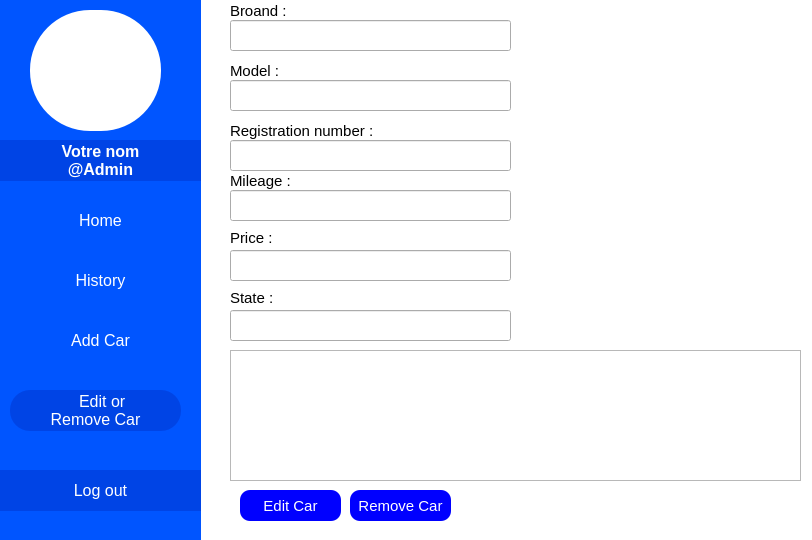
<?xml version="1.0" encoding="UTF-8"?>
<ui version="4.0">
 <class>transaction</class>
 <widget class="QWidget" name="transaction">
  <property name="geometry">
   <rect>
    <x>0</x>
    <y>0</y>
    <width>812</width>
    <height>540</height>
   </rect>
  </property>
  <property name="windowTitle">
   <string>Form</string>
  </property>
  <widget class="QLabel" name="label_6">
   <property name="geometry">
    <rect>
     <x>230</x>
     <y>120</y>
     <width>171</width>
     <height>21</height>
    </rect>
   </property>
   <property name="font">
    <font>
     <pointsize>11</pointsize>
     <weight>50</weight>
     <bold>false</bold>
    </font>
   </property>
   <property name="text">
    <string>Registration number :</string>
   </property>
  </widget>
  <widget class="QLineEdit" name="marque">
   <property name="geometry">
    <rect>
     <x>230</x>
     <y>20</y>
     <width>281</width>
     <height>31</height>
    </rect>
   </property>
   <property name="text">
    <string/>
   </property>
  </widget>
  <widget class="QLabel" name="label_4">
   <property name="geometry">
    <rect>
     <x>230</x>
     <y>60</y>
     <width>71</width>
     <height>21</height>
    </rect>
   </property>
   <property name="font">
    <font>
     <pointsize>11</pointsize>
     <weight>50</weight>
     <bold>false</bold>
    </font>
   </property>
   <property name="text">
    <string>Model :</string>
   </property>
  </widget>
  <widget class="QLineEdit" name="model">
   <property name="geometry">
    <rect>
     <x>230</x>
     <y>80</y>
     <width>281</width>
     <height>31</height>
    </rect>
   </property>
  </widget>
  <widget class="QLabel" name="label_3">
   <property name="geometry">
    <rect>
     <x>230</x>
     <y>0</y>
     <width>71</width>
     <height>21</height>
    </rect>
   </property>
   <property name="font">
    <font>
     <pointsize>11</pointsize>
     <weight>50</weight>
     <bold>false</bold>
    </font>
   </property>
   <property name="text">
    <string>Broand :</string>
   </property>
  </widget>
  <widget class="QLineEdit" name="price">
   <property name="geometry">
    <rect>
     <x>230</x>
     <y>250</y>
     <width>281</width>
     <height>31</height>
    </rect>
   </property>
  </widget>
  <widget class="QLineEdit" name="matricule">
   <property name="geometry">
    <rect>
     <x>230</x>
     <y>140</y>
     <width>281</width>
     <height>31</height>
    </rect>
   </property>
  </widget>
  <widget class="QPushButton" name="addb">
   <property name="geometry">
    <rect>
     <x>240</x>
     <y>490</y>
     <width>101</width>
     <height>31</height>
    </rect>
   </property>
   <property name="font">
    <font>
     <pointsize>11</pointsize>
    </font>
   </property>
   <property name="styleSheet">
    <string notr="true">background-color: blue;
border-radius: 10px;
color: white;
box-shadow:6px 6px 6px 6px black inset;</string>
   </property>
   <property name="text">
    <string>Edit Car</string>
   </property>
  </widget>
  <widget class="QLineEdit" name="kilo">
   <property name="geometry">
    <rect>
     <x>230</x>
     <y>190</y>
     <width>281</width>
     <height>31</height>
    </rect>
   </property>
  </widget>
  <widget class="QLabel" name="label_5">
   <property name="geometry">
    <rect>
     <x>230</x>
     <y>170</y>
     <width>71</width>
     <height>21</height>
    </rect>
   </property>
   <property name="font">
    <font>
     <pointsize>11</pointsize>
     <weight>50</weight>
     <bold>false</bold>
    </font>
   </property>
   <property name="text">
    <string>Mileage :</string>
   </property>
  </widget>
  <widget class="QLabel" name="label_7">
   <property name="geometry">
    <rect>
     <x>230</x>
     <y>230</y>
     <width>71</width>
     <height>16</height>
    </rect>
   </property>
   <property name="font">
    <font>
     <pointsize>11</pointsize>
     <weight>50</weight>
     <bold>false</bold>
    </font>
   </property>
   <property name="text">
    <string>Price :</string>
   </property>
  </widget>
  <widget class="QPushButton" name="addb_2">
   <property name="geometry">
    <rect>
     <x>350</x>
     <y>490</y>
     <width>101</width>
     <height>31</height>
    </rect>
   </property>
   <property name="font">
    <font>
     <pointsize>11</pointsize>
    </font>
   </property>
   <property name="styleSheet">
    <string notr="true">background-color: blue;
border-radius: 10px;
color: white;
box-shadow:6px 6px 6px 6px black inset;</string>
   </property>
   <property name="text">
    <string>Remove Car</string>
   </property>
  </widget>
  <widget class="QLineEdit" name="state">
   <property name="geometry">
    <rect>
     <x>230</x>
     <y>310</y>
     <width>281</width>
     <height>31</height>
    </rect>
   </property>
  </widget>
  <widget class="QLabel" name="label_8">
   <property name="geometry">
    <rect>
     <x>230</x>
     <y>290</y>
     <width>71</width>
     <height>16</height>
    </rect>
   </property>
   <property name="font">
    <font>
     <pointsize>11</pointsize>
     <weight>50</weight>
     <bold>false</bold>
    </font>
   </property>
   <property name="text">
    <string>State :</string>
   </property>
  </widget>
  <widget class="QTableView" name="tableView">
   <property name="geometry">
    <rect>
     <x>230</x>
     <y>350</y>
     <width>571</width>
     <height>131</height>
    </rect>
   </property>
  </widget>
  <widget class="QLabel" name="label_9">
   <property name="geometry">
    <rect>
     <x>0</x>
     <y>140</y>
     <width>201</width>
     <height>41</height>
    </rect>
   </property>
   <property name="font">
    <font>
     <pointsize>12</pointsize>
     <weight>75</weight>
     <bold>true</bold>
    </font>
   </property>
   <property name="styleSheet">
    <string notr="true">border:none;
background-color: rgba(0, 0, 127,0.2);
color: rgb(255, 255, 255);</string>
   </property>
   <property name="text">
    <string>Votre nom
@Admin</string>
   </property>
   <property name="alignment">
    <set>Qt::AlignCenter</set>
   </property>
  </widget>
  <widget class="QLabel" name="label">
   <property name="geometry">
    <rect>
     <x>0</x>
     <y>0</y>
     <width>201</width>
     <height>691</height>
    </rect>
   </property>
   <property name="styleSheet">
    <string notr="true">
background-color: rgb(0, 85, 255);</string>
   </property>
   <property name="text">
    <string/>
   </property>
  </widget>
  <widget class="QLabel" name="label_10">
   <property name="geometry">
    <rect>
     <x>30</x>
     <y>10</y>
     <width>131</width>
     <height>121</height>
    </rect>
   </property>
   <property name="styleSheet">
    <string notr="true">border-radius:60px;
background-color: rgb(255, 255, 255);
border:3px black solid;</string>
   </property>
   <property name="frameShape">
    <enum>QFrame::Box</enum>
   </property>
   <property name="frameShadow">
    <enum>QFrame::Sunken</enum>
   </property>
   <property name="text">
    <string/>
   </property>
   <property name="pixmap">
    <pixmap resource="image.qrc">:/build/fichier/icons8_person_128px_1.png</pixmap>
   </property>
  </widget>
  <widget class="QPushButton" name="logout">
   <property name="geometry">
    <rect>
     <x>0</x>
     <y>470</y>
     <width>201</width>
     <height>41</height>
    </rect>
   </property>
   <property name="font">
    <font>
     <pointsize>12</pointsize>
    </font>
   </property>
   <property name="styleSheet">
    <string notr="true">border:none;
background-color: rgba(0, 0, 127,0.2);
color: rgb(255, 255, 255);</string>
   </property>
   <property name="text">
    <string>Log out</string>
   </property>
   <property name="icon">
    <iconset resource="image.qrc">
     <normaloff>:/build/fichier/icons8_logout_rounded_left_60px.png</normaloff>:/build/fichier/icons8_logout_rounded_left_60px.png</iconset>
   </property>
   <property name="iconSize">
    <size>
     <width>30</width>
     <height>30</height>
    </size>
   </property>
  </widget>
  <widget class="QPushButton" name="history">
   <property name="geometry">
    <rect>
     <x>50</x>
     <y>260</y>
     <width>101</width>
     <height>41</height>
    </rect>
   </property>
   <property name="font">
    <font>
     <pointsize>12</pointsize>
    </font>
   </property>
   <property name="styleSheet">
    <string notr="true">border:none;

color: rgb(255, 255, 255);</string>
   </property>
   <property name="text">
    <string>History</string>
   </property>
   <property name="icon">
    <iconset resource="image.qrc">
     <normaloff>:/build/fichier/icons8_activity_history_64px.png</normaloff>:/build/fichier/icons8_activity_history_64px.png</iconset>
   </property>
   <property name="iconSize">
    <size>
     <width>30</width>
     <height>30</height>
    </size>
   </property>
  </widget>
  <widget class="QPushButton" name="addr">
   <property name="geometry">
    <rect>
     <x>50</x>
     <y>320</y>
     <width>101</width>
     <height>41</height>
    </rect>
   </property>
   <property name="font">
    <font>
     <pointsize>12</pointsize>
    </font>
   </property>
   <property name="styleSheet">
    <string notr="true">border:none;

color: rgb(255, 255, 255);</string>
   </property>
   <property name="text">
    <string>Add Car</string>
   </property>
   <property name="icon">
    <iconset resource="image.qrc">
     <normaloff>:/build/fichier/icons8_add_100px_1.png</normaloff>:/build/fichier/icons8_add_100px_1.png</iconset>
   </property>
   <property name="iconSize">
    <size>
     <width>30</width>
     <height>30</height>
    </size>
   </property>
  </widget>
  <widget class="QPushButton" name="home">
   <property name="geometry">
    <rect>
     <x>50</x>
     <y>200</y>
     <width>101</width>
     <height>41</height>
    </rect>
   </property>
   <property name="font">
    <font>
     <pointsize>12</pointsize>
    </font>
   </property>
   <property name="styleSheet">
    <string notr="true">border:none;

color: rgb(255, 255, 255);</string>
   </property>
   <property name="text">
    <string>Home</string>
   </property>
   <property name="icon">
    <iconset resource="image.qrc">
     <normaloff>:/build/fichier/icons8_home_32px.png</normaloff>:/build/fichier/icons8_home_32px.png</iconset>
   </property>
   <property name="iconSize">
    <size>
     <width>30</width>
     <height>30</height>
    </size>
   </property>
  </widget>
  <widget class="QPushButton" name="editr">
   <property name="geometry">
    <rect>
     <x>10</x>
     <y>390</y>
     <width>171</width>
     <height>41</height>
    </rect>
   </property>
   <property name="font">
    <font>
     <pointsize>12</pointsize>
    </font>
   </property>
   <property name="styleSheet">
    <string notr="true">border:none;
border-radius:20px;
background-color: rgba(0, 0, 127,0.2);
color: rgb(255, 255, 255);</string>
   </property>
   <property name="text">
    <string>   Edit or 
Remove Car</string>
   </property>
   <property name="icon">
    <iconset resource="image.qrc">
     <normaloff>:/build/fichier/icons8_edit_48px.png</normaloff>:/build/fichier/icons8_edit_48px.png</iconset>
   </property>
   <property name="iconSize">
    <size>
     <width>30</width>
     <height>30</height>
    </size>
   </property>
  </widget>
  <widget class="QLabel" name="label_2">
   <property name="geometry">
    <rect>
     <x>196</x>
     <y>0</y>
     <width>621</width>
     <height>541</height>
    </rect>
   </property>
   <property name="styleSheet">
    <string notr="true">background-color: rgb(255, 255, 255);</string>
   </property>
   <property name="text">
    <string/>
   </property>
  </widget>
  <zorder>label_2</zorder>
  <zorder>label</zorder>
  <zorder>label_6</zorder>
  <zorder>marque</zorder>
  <zorder>label_4</zorder>
  <zorder>model</zorder>
  <zorder>label_3</zorder>
  <zorder>price</zorder>
  <zorder>matricule</zorder>
  <zorder>addb</zorder>
  <zorder>kilo</zorder>
  <zorder>label_5</zorder>
  <zorder>label_7</zorder>
  <zorder>addb_2</zorder>
  <zorder>state</zorder>
  <zorder>label_8</zorder>
  <zorder>tableView</zorder>
  <zorder>label_9</zorder>
  <zorder>label_10</zorder>
  <zorder>logout</zorder>
  <zorder>history</zorder>
  <zorder>addr</zorder>
  <zorder>home</zorder>
  <zorder>editr</zorder>
 </widget>
 <resources>
  <include location="image.qrc"/>
 </resources>
 <connections/>
</ui>
